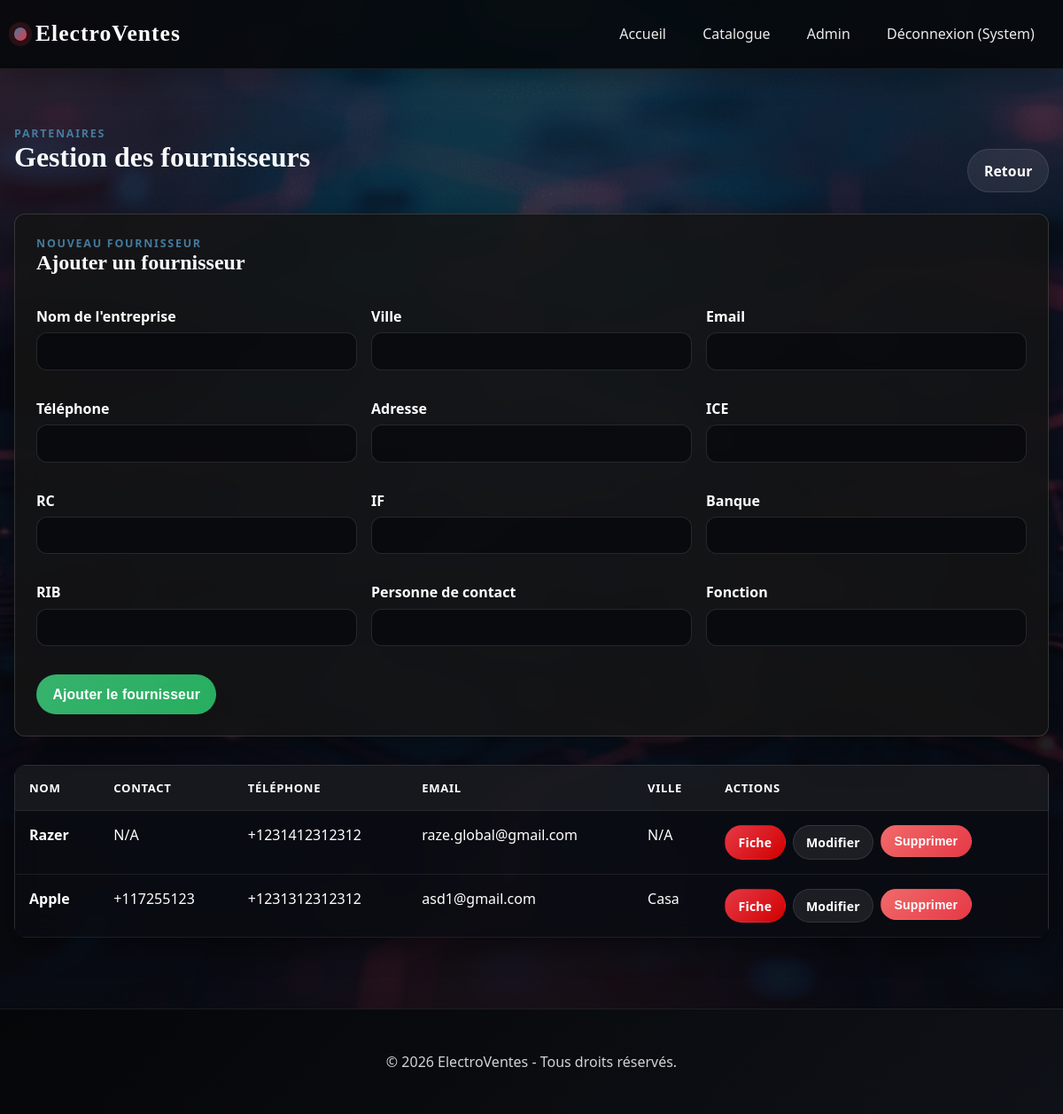
Page /admin/suppliers (signed in) on the committed database.
### app/models.py (models this page shows, shortened)
class Client(db.Model, UserMixin):
    id_client = db.Column(db.Integer, primary_key=True)
    username = db.Column(db.String(50), unique=True, nullable=False)
    nom = db.Column(db.String(50), nullable=False)
    prenom = db.Column(db.String(50), nullable=False)
    telephone = db.Column(db.String(20))
    email = db.Column(db.String(120), unique=True, nullable=True)
    password_hash = db.Column(db.String(128))
    is_admin = db.Column(db.Boolean, default=False)
    commandes = db.relationship('Commande', backref='client', lazy=True)
    devis = db.relationship('Devis', backref='client', lazy=True)

class Fournisseur(db.Model):
    id_fournisseur = db.Column(db.Integer, primary_key=True)
    nom = db.Column(db.String(100), nullable=False)
    email = db.Column(db.String(120))
    telephone = db.Column(db.String(20))
    adresse = db.Column(db.String(200))
    ville = db.Column(db.String(100))
    ice = db.Column(db.String(50))
    rc = db.Column(db.String(50))
    if_legal = db.Column(db.String(50))
    banque = db.Column(db.String(100))
    rib = db.Column(db.String(100))
    contact_nom = db.Column(db.String(100))
    contact_fonction = db.Column(db.String(100))
    produits = db.relationship('Produit', backref='fournisseur', lazy=True)

### app/routes/admin.py (the view)
@admin.route('/suppliers')
@login_required
@admin_required
def suppliers():
    sups = Fournisseur.query.all()
    return render_template('admin/suppliers.html', suppliers=sups)

### app/models.py (called while the page is built)
@login_manager.user_loader
def load_user(user_id):
    return Client.query.get(int(user_id))

### app/routes/admin.py (called while the page is built)
def admin_required(f):
    from functools import wraps
    @wraps(f)
    def decorated_function(*args, **kwargs):
        if not current_user.is_authenticated or not current_user.is_admin:
            flash("Accès réservé aux administrateurs.", "danger")
            return redirect(url_for('main.index'))
        return f(*args, **kwargs)
    return decorated_function

### app/templates/admin/suppliers.html (shortened to what this page needs)
{% extends "base.html" %}
{% block content %}
<div class="section-heading">
    <div>
        <div class="section-kicker">Partenaires</div>
        <h1>Gestion des fournisseurs</h1>
    </div>
    <a href="{{ url_for('admin.dashboard') }}" class="btn btn-secondary">Retour</a>
</div>
<div class="form-container" style="margin: 1.5rem 0 2rem; max-width: 100%;">
    <div class="section-heading" style="margin-top: 0;">
        <div>
            <div class="section-kicker">Nouveau Fournisseur</div>
            <h2>Ajouter un fournisseur</h2>
        </div>
    </div>
    <form action="{{ url_for('admin.add_supplier') }}" method="POST">
        <div style="display: grid; grid-template-columns: repeat(3, minmax(0, 1fr)); gap: 1rem;">
            <div class="form-group">
                <label for="nom">Nom de l'entreprise</label>
                <input type="text" id="nom" name="nom" required>
            </div>
            <div class="form-group">
                <label for="ville">Ville</label>
                <input type="text" id="ville" name="ville">
            </div>
            <div class="form-group">
                <label for="email">Email</label>
                <input type="email" id="email" name="email">
            </div>
            <div class="form-group">
                <label for="telephone">Téléphone</label>
                <input type="text" id="telephone" name="telephone">
            </div>
            <div class="form-group">
                <label for="adresse">Adresse</label>
                <input type="text" id="adresse" name="adresse">
            </div>
            <div class="form-group">
                <label for="ice">ICE</label>
                <input type="text" id="ice" name="ice">
            </div>
            <div class="form-group">
                <label for="rc">RC</label>
                <input type="text" id="rc" name="rc">
            </div>
            <div class="form-group">
                <label for="if_legal">IF</label>
                <input type="text" id="if_legal" name="if_legal">
            </div>
            <div class="form-group">
                <label for="banque">Banque</label>
                <input type="text" id="banque" name="banque">
            </div>
            <div class="form-group">
                <label for="rib">RIB</label>
                <input type="text" id="rib" name="rib">
            </div>
            <div class="form-group">
                <label for="contact_nom">Personne de contact</label>
                <input type="text" id="contact_nom" name="contact_nom">
            </div>
            <div class="form-group">
                <label for="contact_fonction">Fonction</label>
                <input type="text" id="contact_fonction" name="contact_fonction">
            </div>
        </div>
        <button type="submit" class="btn btn-success" style="margin-top: 1rem;">Ajouter le fournisseur</button>
    </form>
</div>
<div class="table-wrap">
    <table>
        <thead>
            <tr>
                <th>Nom</th>
                <th>Contact</th>
                <th>Téléphone</th>
                <th>Email</th>
                <th>Ville</th>
                <th>Actions</th>
            </tr>
        </thead>
        <tbody>
            {% for sup in suppliers %}
            <tr>
                <td><strong>{{ sup.nom }}</strong></td>
                <td>{{ sup.contact_nom or 'N/A' }}</td>
                <td>{{ sup.telephone or 'N/A' }}</td>
                <td>{{ sup.email or 'N/A' }}</td>
                <td>{{ sup.ville or 'N/A' }}</td>
                <td>
                    <div style="display: flex; gap: 0.5rem;">
                        <a href="{{ url_for('admin.print_supplier', supplier_id=sup.id_fournisseur) }}" class="btn btn-primary btn-sm" target="_blank">Fiche</a>
                        <a href="{{ url_for('admin.edit_supplier', supplier_id=sup.id_fournisseur) }}" class="btn btn-secondary btn-sm">Modifier</a>
                        <form action="{{ url_for('admin.delete_supplier', supplier_id=sup.id_fournisseur) }}" method="POST" onsubmit="return confirm('Supprimer ce fournisseur ?');">
                            <button type="submit" class="btn btn-danger btn-sm">Supprimer</button>
                        </form>
                    </div>
                </td>
            </tr>
            {% endfor %}
        </tbody>
    </table>
</div>
{% endblock %}

### app/templates/base.html (shortened to what this page needs)
<!DOCTYPE html>
<html lang="fr">
<head>
    <link rel="stylesheet" href="{{ url_for('static', filename='css/style.css') }}">
</head>
<body class="{% block body_class %}{% endblock %}">
    <header>
        <div class="container">
            <nav>
                <a href="{{ url_for('main.index') }}" class="logo">ElectroVentes</a>
                <ul class="nav-links">
                    <li><a href="{{ url_for('main.index') }}">Accueil</a></li>
                    <li><a href="{{ url_for('client_bp.menu') }}">Catalogue</a></li>
                    {% if current_user.is_authenticated %}
                        {% if current_user.is_admin %}
                            <li><a href="{{ url_for('admin.dashboard') }}">Admin</a></li>
                        {% else %}
                            <li><a href="{{ url_for('client_bp.my_devis') }}">Mes Devis</a></li>
                            <li><a href="{{ url_for('client_bp.cart') }}">Panier</a></li>
                            <li><a href="{{ url_for('client_bp.history') }}">Mes Commandes</a></li>
                        {% endif %}
                        <li><a href="{{ url_for('auth.logout') }}">Déconnexion ({{ current_user.prenom }})</a></li>
                    {% else %}
                        <li><a href="{{ url_for('auth.login') }}">Connexion</a></li>
                        <li><a href="{{ url_for('auth.register') }}">Inscription</a></li>
                    {% endif %}
                </ul>
            </nav>
        </div>
    </header>
    <main class="container">
        {% block content %}{% endblock %}
    </main>
    <footer>
        <div class="container">
            <p>&copy; 2026 ElectroVentes - Tous droits réservés.</p>
        </div>
    </footer>
</body>
</html>

### rows in the picture
Client: prenom "System"
Fournisseur: nom "Razer", contact_nom "N/A", telephone "+1231412312312", email "raze.global@gmail.com", ville "N/A"
Fournisseur: nom "Apple", contact_nom "+117255123", telephone "+1231312312312", email "asd1@gmail.com", ville "Casa"
